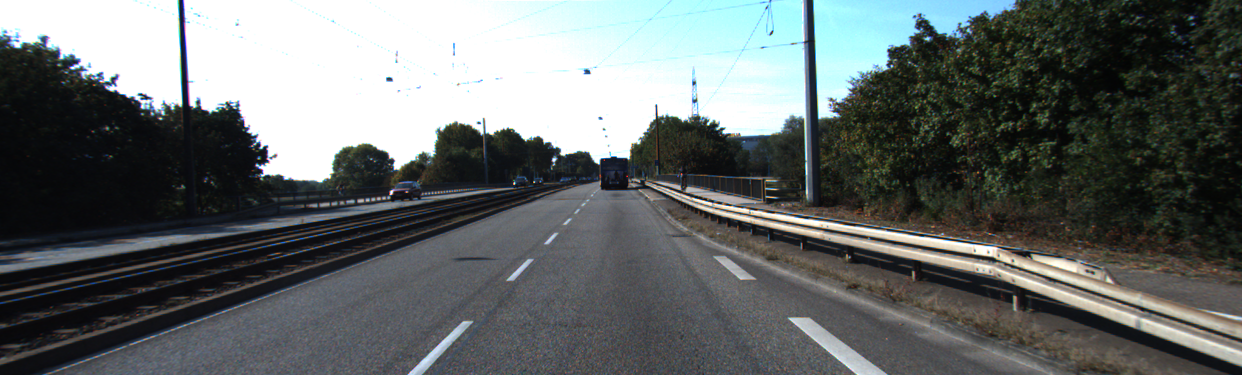
#> input picture corruption/3rd_parts/camera/fog_codes_public/samples/rgb_00001.png, 1242 x 375 px; its folder holds 2 pictures in this run
$ python fogRender.py   (older library calls are emulated)
#> lines starting #> are read from the running program, lines starting #| are printed output that depends on the picture
#> further down, image is the input picture: shape (375, 1242, 3); mean B, G, R 104.9, 105.6, 100.4
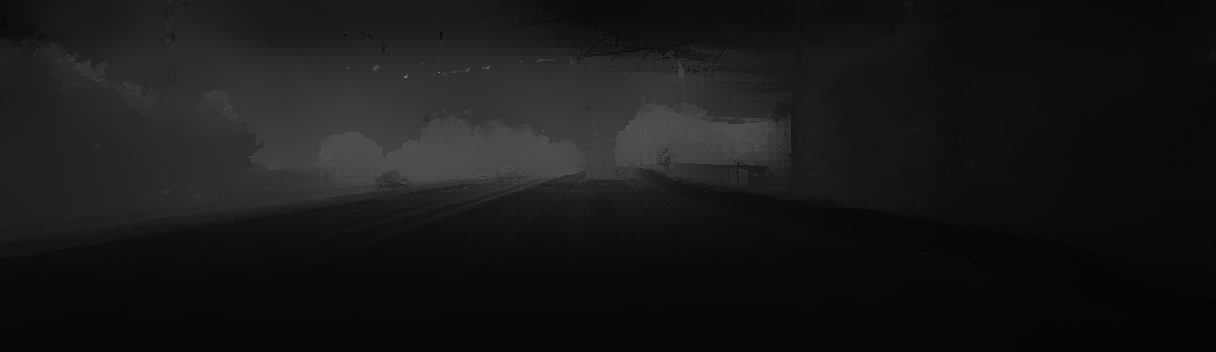
#> input picture corruption/3rd_parts/camera/fog_codes_public/samples/depth_00001.png, 1216 x 352 px
#> further down, depth is the input picture: shape (352, 1216) uint16; min 1204, max 37390, mean 6233.9
### corruption/3rd_parts/camera/common/my_utils.py
import cv2
import numpy as np
import os
import re
import sys
import time

from natsort import natsorted


# Return a path OS specific (convert slash to the current OS style)
# [7 lines left out: function path_os_s, not called in this run]


def os_listdir(path):
    return natsorted(os.listdir(path))


def print_error(msg):
    print('\n\x1b[2;30;41m[ERROR]\x1b[0m  %s' % msg)


def print_success(msg):
    print('\n\x1b[2;30;42m[SUCCESS]\x1b[0m  %s' % msg)


def print_warning(msg):
    print('\x1b[2;30;43m[WARNING]\x1b[0m  %s' % msg)


# [62 lines left out: functions print_progress_bar, convert_rgb_to_xyY, convert_xyY_to_rgb, crop_center, not called in this run]


def fill_depth(depth, img_height, img_width):
#> called with img_height = 375, img_width = 1242
    height = depth.shape[0]
#> height = 352
    width = depth.shape[1]
#> width = 1216

    fill_x1 = int((img_height - height) / 2)
#> fill_x1 = 11
    fill_x2 = img_height - height - fill_x1
#> fill_x2 = 12

    fill_y1 = int((img_width - width) / 2)
#> fill_y1 = 13
    fill_y2 = img_width - width - fill_y1
#> fill_y2 = 13

    depth = cv2.copyMakeBorder(depth, fill_x1, fill_x2, fill_y1, fill_y2, borderType=cv2.BORDER_REPLICATE)
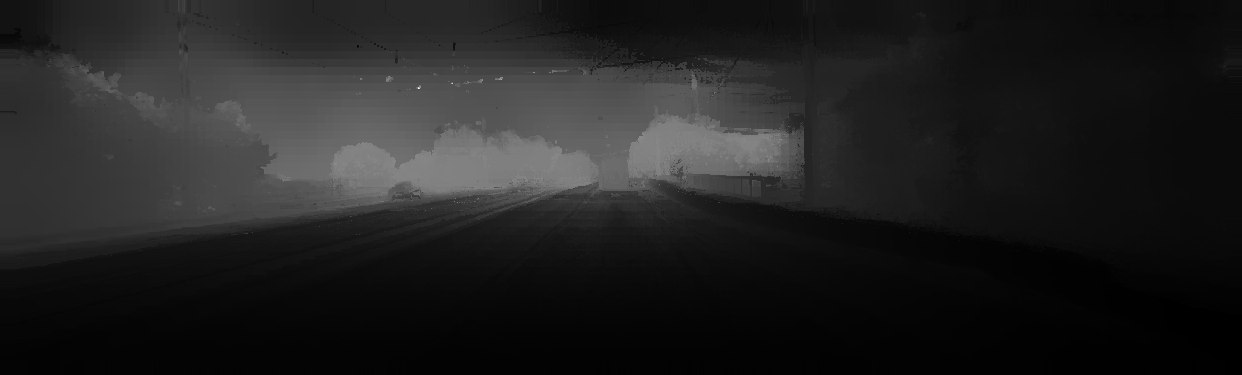
#> depth: shape (375, 1242) uint16; min 1204, max 37390, mean 6004.5; drawn with min black and max white
    return depth


# Return the ETA to end of rendering.
# [72 lines left out: functions process_eta_str, hash_, not called in this run]


def particles_path(path, weather):
    return os.path.join(path, weather["weather"], "{}mm".format(weather["fallrate"]), '*_camera0.xml')

### corruption/3rd_parts/camera/fog_codes_public/SimplexNoise.py
import numpy as np

np.random.seed(0)

def fastfloor(x):
    return np.array(np.floor(x), dtype=np.int32)


p = np.random.randint(256, size=256)  # random 256 values from 0-255
# To remove the need for index wrapping, double the permutation table length
perm = np.arange(512, dtype='i2')
perm = p[perm & 255]
permMod12 = perm % 12

class SimplexNoise(object):
    grad3 = np.array([[1, 1, 0],
                      [-1, 1, 0],
                      [1, -1, 0],
                      [-1, -1, 0],
                      [1, 0, 1],
                      [-1, 0, 1],
                      [1, 0, -1],
                      [-1, 0, -1],
                      [0, 1, 1],
                      [0, -1, 1],
                      [0, 1, -1],
                      [0, -1, -1]])

    # Skewing and unskewing factors
    F3 = 1.0 / 3.0
    G3 = 1.0 / 6.0

    def __init__(self):
        self.p = np.random.randint(255, size=256)  # random 256 values from 0-255
        # To remove the need for index wrapping, double the permutation table length
        self.perm = np.arange(512, dtype='i2')
        self.perm = p[perm & 255]
        self.permMod12 = perm % 12

        self.n0, self.n1, self.n2, self.n3 = None, None, None, None

    def setup(self, matTpl):
        self.n0 = np.zeros_like(matTpl)
        self.n1 = np.zeros_like(matTpl)
        self.n2 = np.zeros_like(matTpl)
        self.n3 = np.zeros_like(matTpl)  # Noise contributions from the four corners

    def noise3d(self, xin, yin, zin):
        # Skew the input space to determine which simplex cell we're in
        s = (xin + yin + zin) * self.F3
        i = fastfloor(xin + s)
        j = fastfloor(yin + s)
        k = fastfloor(zin + s)
        t = (i + j + k) * self.G3

        # Unskew the cell origin back to (x,y,z) space
        X0 = i - t
        Y0 = j - t
        Z0 = k - t
        # The x,y,z distances from the cell origin
        x0 = xin - X0
        y0 = yin - Y0
        z0 = zin - Z0

        # For the 3D case, the simplex shape is a slightly irregular tetrahedron.
        # Determine which simplex we are in.
        #
        xy = x0 >= y0
        yz = y0 >= z0
        xz = x0 >= z0
        i1 = xy & (yz | xz)
        i2 = xy | ~xy & yz & xz
        j1 = ~xy & yz
        j2 = xy & yz | ~xy
        k1 = xy & ~yz & ~xz | ~xy & ~yz
        k2 = xy & ~yz | ~xy & (~yz | ~xz)

        #
        # A step of (1,0,0) in (i,j,k) means a step of (1-c,-c,-c) in (x,y,z),
        # a step of (0,1,0) in (i,j,k) means a step of (-c,1-c,-c) in (x,y,z), and
        # a step of (0,0,1) in (i,j,k) means a step of (-c,-c,1-c) in (x,y,z), where c = 1/6.

        x1 = x0 - i1 + self.G3  # OfFsets for second corner in (x,y,z) coords
        y1 = y0 - j1 + self.G3
        z1 = z0 - k1 + self.G3
        x2 = x0 - i2 + 2.0 * self.G3  # Offsets for third corner in (x,y,z) coords
        y2 = y0 - j2 + 2.0 * self.G3
        z2 = z0 - k2 + 2.0 * self.G3
        x3 = x0 - 1.0 + 3.0 * self.G3  # Offsets for last corner in (x,y,z) coords
        y3 = y0 - 1.0 + 3.0 * self.G3
        z3 = z0 - 1.0 + 3.0 * self.G3

        # Work out the hashed gradient indices of the four simplex corners
        ii = i & 255
        jj = j & 255
        kk = k & 255

        gi0 = self.permMod12[ii + self.perm[jj + self.perm[kk]]]
        gi1 = self.permMod12[ii + i1 + self.perm[jj + j1 + self.perm[kk + k1]]]
        gi2 = self.permMod12[ii + i2 + self.perm[jj + j2 + self.perm[kk + k2]]]
        gi3 = self.permMod12[ii + 1 + self.perm[jj + 1 + self.perm[kk + 1]]]

        # Calculate the contribution from the four corners
        t0 = 0.6 - x0 * x0 - y0 * y0 - z0 * z0
        m = t0 >= 0
        t0[m] *= t0[m]
        self.n0[m] = t0[m] * t0[m] * (
        self.grad3[gi0[m], 0] * x0[m] + self.grad3[gi0[m], 1] * y0[m] + self.grad3[gi0[m], 2] * z0[m])

        t1 = 0.6 - x1 * x1 - y1 * y1 - z1 * z1
        m = t1 >= 0
        t1[m] *= t1[m]
        self.n1[m] = t1[m] * t1[m] * (
        self.grad3[gi1[m], 0] * x1[m] + self.grad3[gi1[m], 1] * y1[m] + self.grad3[gi1[m], 2] * z1[m])

        t2 = 0.6 - x2 * x2 - y2 * y2 - z2 * z2
        m = t2 >= 0
        t2[m] *= t2[m]
        self.n2[m] = t2[m] * t2[m] * (
        self.grad3[gi2[m], 0] * x2[m] + self.grad3[gi2[m], 1] * y2[m] + self.grad3[gi2[m], 2] * z2[m])

        t3 = 0.6 - x3 * x3 - y3 * y3 - z3 * z3
        m = t3 >= 0
        t3[m] *= t3[m]
        self.n3[m] = t3[m] * t3[m] * (
        self.grad3[gi3[m], 0] * x3[m] + self.grad3[gi3[m], 1] * y3[m] + self.grad3[gi3[m], 2] * z3[m])

        # Add contributions from each corner to get the final noise value.
        # The result is scaled to stay just inside [-1,1]
        return 32.0 * (self.n0 + self.n1 + self.n2 + self.n3)

### corruption/3rd_parts/camera/fog_codes_public/fogRender.py
#!/usr/bin/env python3
# -*- coding: utf-8 -*-
"""
Created on Wed Jul 26 11:37:53 2017

@author: sulekahraman
"""
from common import my_utils

"""
AVERAGE BETA OVER THE RAYYY

===============================================
Simplex Noise for Heterogenous Fog with Pinhole Camera Model
===============================================

Papers used:
1. Haze Visibility Enhancement: A Survey and Quantitative Benchmarking
 Yu Li, Shaodi You, Michael S. Brown, and Robby T. Tan,

2. Vision and the Atmosphere
SRINIVASA G. NARASIMHAN AND SHREE K. NAYAR

3. Simplex noise demystified, Stefan Gustavson

Intrinsic calibration matrix of vkitti data from
http://www.europe.naverlabs.com/Research/Computer-Vision/Proxy-Virtual-Worlds
       [[725,  0, 620.5],
    K = [  0,725, 187.0],
        [  0,  0,     1]]

"""

# ------------------------------------------------------------
# MODULES
# ------------------------------------------------------------

import numpy as np
import matplotlib.pyplot as plt
import cv2
import SimplexNoise
import time

plt.ion()

if __name__ == "__main__":
    # ------------------------------------------------------------
    # INPUTS
    # ------------------------------------------------------------
    fn1, fn2 = "rgb_00001", "depth_00001"
    image = cv2.imread("samples/{}.png".format(fn1))
    # a pixel intensity of 1 in our single channel PNG16 depth images corresponds
    # to a distance of 1cm to the camera plane. The depth map is in centimeters.
    depth = cv2.imread("samples/{}.png".format(fn2), cv2.IMREAD_ANYCOLOR | cv2.IMREAD_ANYDEPTH)
    depth = my_utils.fill_depth(depth, image.shape[0], image.shape[1])

    depth = depth * 0.01  # convert to meters because beta is in meters
    # -----------------------------------------------------------------
    # IMPLEMENTATION - ATMOSPHERIC SCATTERING MODEL WITH SIMPLEX NOISE
    # AND PINHOLE CAMERA MODEL
    # -----------------------------------------------------------------

    # PARAMETERS
    height, width = image.shape[:2]
#> height = 375; width = 1242
    LInf = np.array([250, 255, 255])  # the brightest point in the image

    k = 0.5  # just a coefficient for the noise
    fu_inv = 1.0 / 725  # 725 - focal length of the camera in pixels (from vitti dataset)
    fv_inv = 1.0 / 725

    # image coordinates, (0,0) at the center of the image
    x_ = np.linspace(0., width, width, endpoint=False) - 620.5
#> x_ = 1242 values from -620.5 to 620.5
    y_ = np.linspace(0., height, height, endpoint=False) + 187.0
#> y_ = 375 values from 187 to 561

    y_, x_ = np.meshgrid(y_, x_, indexing='ij')

    # ---------------------------------------------------------
    # SIMPLEX NOISE
    # ---------------------------------------------------------
    depthN = 10
    noise = np.zeros_like(x_)
    print("Computing simplex noise (%d steps)" % depthN)
    simplex = SimplexNoise.SimplexNoise()  # initialize once so that we're moving in the same volume of noise
    simplex.setup(depth)
    for i in range(depthN):
        print(" %d" % i)
        Z = depth * i / depthN
        X = Z * x_ * fu_inv  # PINHOLE MODEL:image coords(x,y) to space coords (X,Y,Z)
        Y = Z * y_ * fv_inv
        noise += simplex.noise3d(X / 2000., Y / 2000., Z / 2000.) / depthN
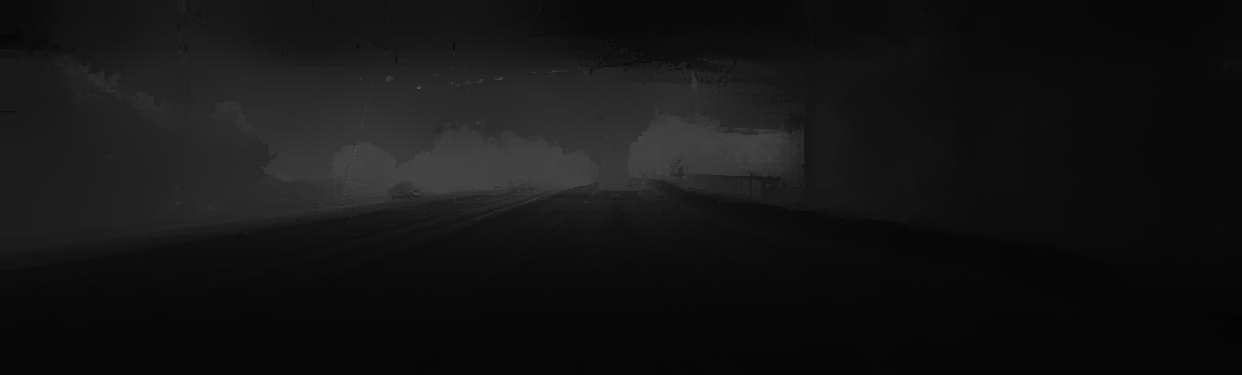
#> noise: shape (375, 1242) float64; min 0.0191, max 0.449, mean 0.0811

    #
    transmission_noise = np.zeros_like(image, dtype=np.float64)
    direct_trans_noise = np.zeros_like(image)
    airlight_noise = np.zeros_like(image)

    # [6 lines of commented-out code are left out]
    t0 = time.time()
    betas = [0.0581, 0.0374, 0.0032, 0.008, 0.08]
    # cal visbility
    Ct = 0.05

    for beta in betas:
        vis = -np.log(Ct) / beta
        print("beta %.4f max visibility %.4f" % (beta, vis))
        beta_noise_ave = beta * (1 + k * noise)

        # ---------------------------------------------------------
        # HETEROGENEOUS FOG WITH 3D NOISE
        # ---------------------------------------------------------
        transmission_noise[:, :, 0] = np.exp(-beta_noise_ave * depth)
        transmission_noise[:, :, 1] = np.exp(-beta_noise_ave * depth)
        transmission_noise[:, :, 2] = np.exp(-beta_noise_ave * depth)
        direct_trans_noise = image * transmission_noise
        airlight_noise = LInf * (1 - transmission_noise)
        foggy_noise = direct_trans_noise + airlight_noise
        foggy_noise = np.asarray(foggy_noise, dtype=np.uint8)

        image_with_fog = foggy_noise

        # [23 lines of commented-out code are left out]

        plt.figure(1)
        plt.imshow(foggy_noise[..., ::-1] / 255.)
        plt.show()
#> this loop made 5 passes
#> pass 1, `airlight_noise = LInf * (1 - transmission_noise)`:
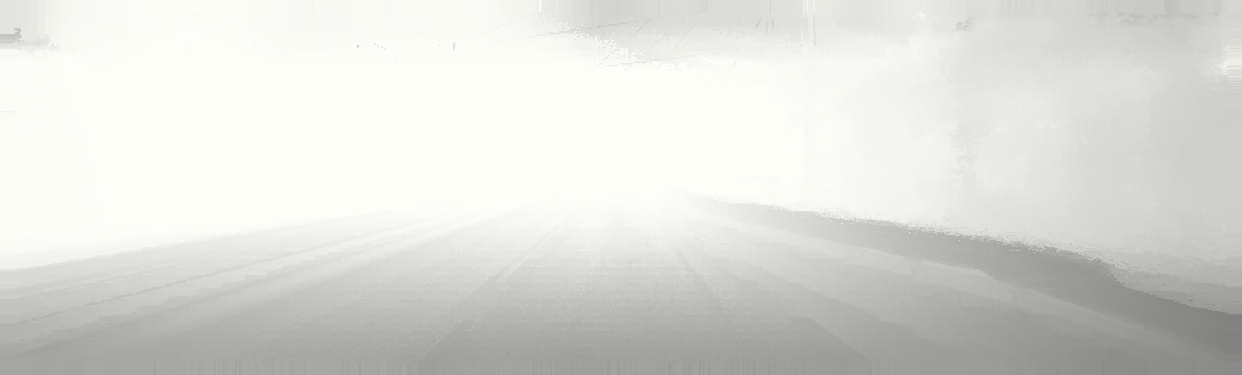
#> airlight_noise: shape (375, 1242, 3) float64; mean of channels 0, 1, 2 216.8, 221.2, 221.2; drawn as B, G, R
#> pass 1, `foggy_noise = direct_trans_noise + airlight_noise`:
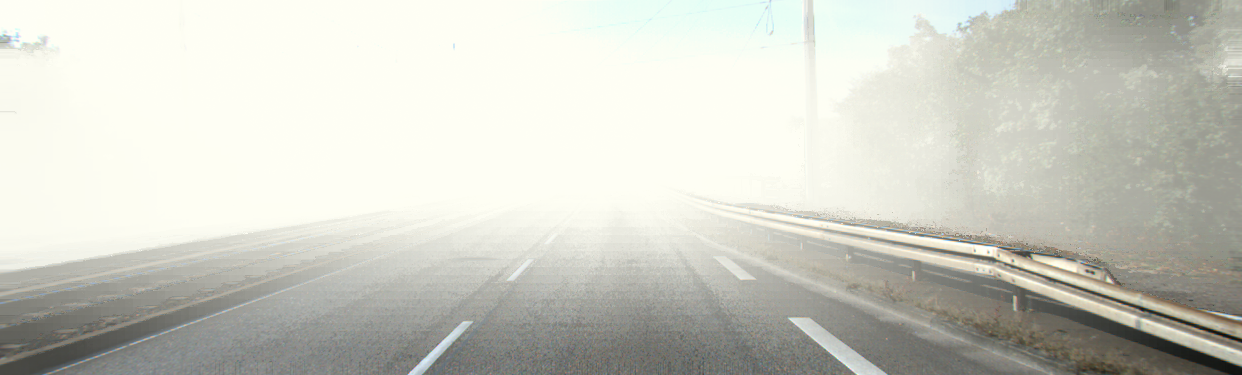
#> foggy_noise: shape (375, 1242, 3) float64; mean B, G, R 227.9, 232.4, 232.1; drawn with min black and max white
#> pass 1, `plt.show()`:
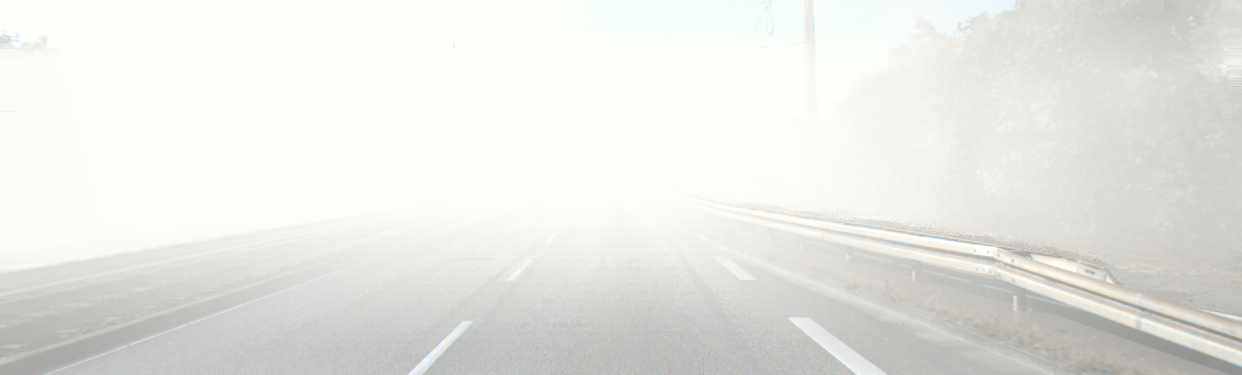
#> shown: shape (375, 1242, 3) float64; mean R, G, B 0.908, 0.91, 0.892
#> after the loop:
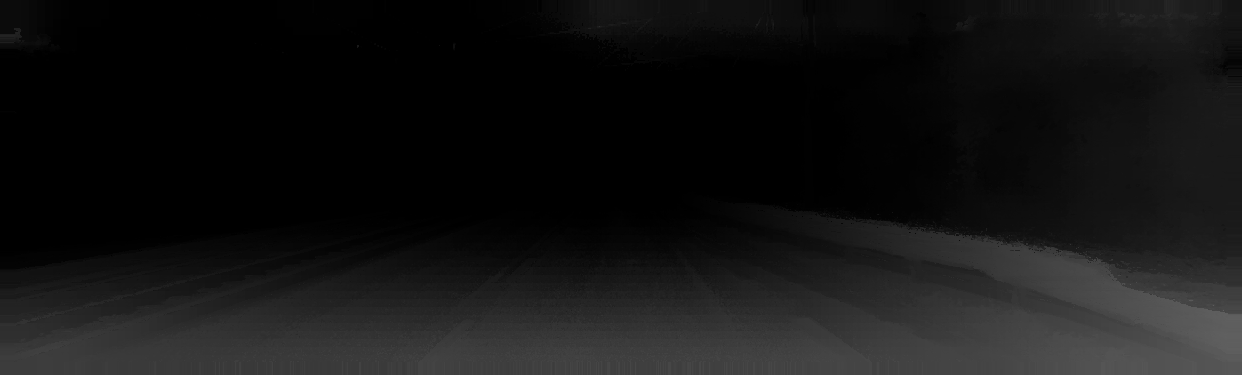
#> transmission_noise: shape (375, 1242, 3) float64; min 1.82e-16, max 0.378, mean 0.0787
        # plt.draw()
        # plt.waitforbuttonpress(0)

        # SAVE IMAGES
        # cv2.imwrite('noise_map_b=80_k=0.5_n=100.jpg', noise_map)
        # cv2.imwrite('noisy_images/' + str(folder) + '/noisy_k=0.5_n=100_b=' + str(i) + '_' + str(folder) + '.png',
        #             foggy_noise)
        # cv2.imwrite('comparison_k=0.5_n=100.jpg', imvisu)

    t1 = time.time()

    print((t1 - t0) / len(betas), ' per image')
